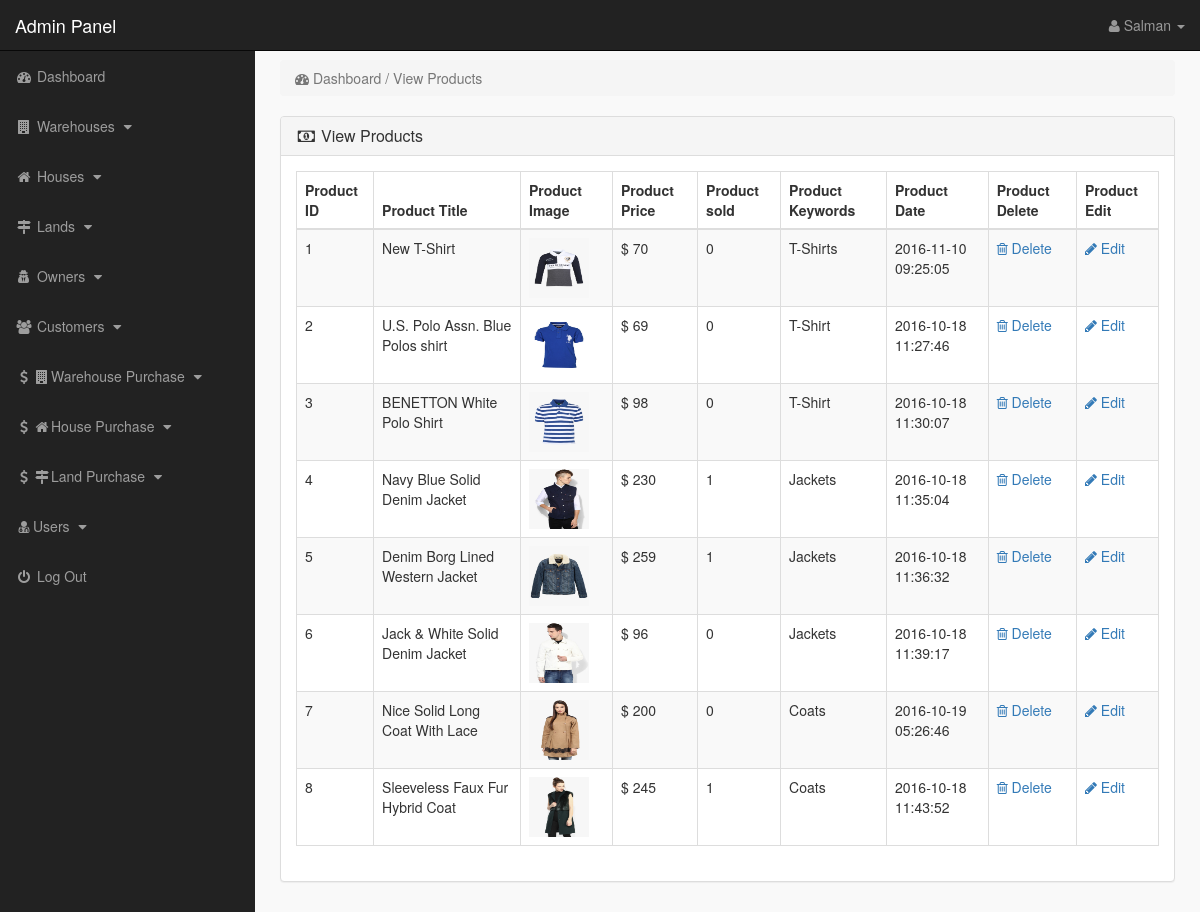
The page /index.php?view_products (signed in) on the database its author committed.
### tables this page shows
CREATE TABLE IF NOT EXISTS `products` (
`product_id` int(10) NOT NULL,
  `p_cat_id` int(10) NOT NULL,
  `cat_id` int(10) NOT NULL,
  `date` timestamp NOT NULL DEFAULT CURRENT_TIMESTAMP ON UPDATE CURRENT_TIMESTAMP,
  `product_title` text NOT NULL,
  `product_img1` text NOT NULL,
  `product_img2` text NOT NULL,
  `product_img3` text NOT NULL,
  `product_price` int(10) NOT NULL,
  `product_desc` text NOT NULL,
  `product_keywords` text NOT NULL
);

### view_products.php (the view, shortened to what this page needs)
<?php
if (!isset($_SESSION['admin_email'])) {
    echo "<script>window.open('login.php','_self')</script>";
} else {
    ?>
    <div class="row">
        <div class="col-lg-12">
            <ol class="breadcrumb">
                <li class="active">
                    <i class="fa fa-dashboard"></i> Dashboard / View Products
                </li>
            </ol>
        </div>
    </div>
    <div class="row">
        <div class="col-lg-12">
            <div class="panel panel-default">
                <div class="panel-heading">
                    <h3 class="panel-title">
                        <i class="fa fa-money fa-fw"></i> View Products
                    </h3>
                </div>
                <div class="panel-body">
                    <div class="table-responsive">
                        <table class="table table-bordered table-hover table-striped">
                            <thead>
                            <tr>
                                <th>Product ID</th>
                                <th>Product Title</th>
                                <th>Product Image</th>
                                <th>Product Price</th>
                                <th>Product sold</th>
                                <th>Product Keywords</th>
                                <th>Product Date</th>
                                <th>Product Delete</th>
                                <th>Product Edit</th>
                            </tr>
                            </thead>
                            <tbody>
                            <?php
                            $i = 0;
                            $get_pro = "select * from products";
                            $run_pro = mysqli_query($con, $get_pro);
                            while ($row_pro = mysqli_fetch_array($run_pro)) {
                                $pro_id = $row_pro['product_id'];
                                $pro_title = $row_pro['product_title'];
                                $pro_image = $row_pro['product_img1'];
                                $pro_price = $row_pro['product_price'];
                                $pro_keywords = $row_pro['product_keywords'];
                                $pro_date = $row_pro['date'];
                                $i++;
                                ?>
                                <tr>
                                    <td><?php echo $i; ?></td>
                                    <td><?php echo $pro_title; ?></td>
                                    <td>
                                        <img class="image3" src="product_images/<?php echo $pro_image; ?>" width="60" height="60"></td>
                                    <td>$ <?php echo $pro_price; ?></td>
                                    <td>
                                        <?php
                                        $get_sold = "select * from pending_orders where product_id='$pro_id'";
                                        $run_sold = mysqli_query($con, $get_sold);
                                        $count = mysqli_num_rows($run_sold);
                                        echo $count;
                                        ?>
                                    </td>
                                    <td> <?php echo $pro_keywords; ?> </td>
                                    <td><?php echo $pro_date; ?></td>
                                    <td>
                                        <a href="index.php?delete_product=<?php echo $pro_id; ?>">
                                            <i class="fa fa-trash-o"> </i> Delete
                                        </a>
                                    </td>
                                    <td>
                                        <a href="index.php?edit_product=<?php echo $pro_id; ?>">
                                            <i class="fa fa-pencil"> </i> Edit
                                        </a>
                                    </td>
                                </tr>
                            <?php } ?>
                            </tbody>
                        </table>
                    </div>
                </div>
            </div>
        </div>
    </div>
<?php } ?>

### index.php (shortened to what this page needs)
<?php
include("includes/db.php");
if (!isset($_SESSION['admin_email'])) {
    echo "<script>window.open('login.php','_self')</script>";
} else {
    ?>
    <?php
    $admin_session = $_SESSION['admin_email'];
    $get_admin = "select * from admins  where admin_email='$admin_session'";
    $run_admin = mysqli_query($con, $get_admin);
    $row_admin = mysqli_fetch_array($run_admin);
    $admin_name = $row_admin['admin_name'];
    ?>
    <!DOCTYPE html>
    <html>
    <head>
        <link href="css/bootstrap.min.css" rel="stylesheet">
        <link href="css/style.css" rel="stylesheet">
        <link href="font-awesome/css/font-awesome.min.css" rel="stylesheet">
    </head>
    <body>
    <div id="wrapper">
        <?php include("includes/sidebar.php"); ?>
        <div id="page-wrapper">
            <div class="container-fluid">
                <?php
                if (isset($_GET['view_products'])) {
                    include("view_products.php");
                }
                ?>
            </div>
        </div>
    </div>
    </body>
    </html>
<?php } ?>

### includes/sidebar.php (shortened to what this page needs)
<?php
if (!isset($_SESSION['admin_email'])) {
    echo "<script>window.open('login.php','_self')</script>";
} else {
    ?>
    <nav class="navbar navbar-inverse navbar-fixed-top">
        <div class="navbar-header">
            <a class="navbar-brand" href="index.php?dashboard">Admin Panel</a>
        </div>
        <ul class="nav navbar-right top-nav">
            <li class="dropdown">
                <a href="#" class="dropdown-toggle" data-toggle="dropdown">
                    <i class="fa fa-user"></i>
                    <?php echo $admin_name; ?> <b class="caret"></b>
                </a>
            </li>
        </ul>
        <div class="collapse navbar-collapse navbar-ex1-collapse">
            <ul class="nav navbar-nav side-nav">
                <li>
                    <a href="index.php?dashboard">
                        <i class="fa fa-fw fa-dashboard"></i> Dashboard
                    </a>
                </li>
                <li class="item" id='ware' data-toggle="collapse" data-target="#warehouses">
                    <a href="#ware" class="">
                        <i class="fa fa-fw fa-building"></i> Warehouses
                        <i class="fa fa-fw fa-caret-down"></i>
                    </a>
                </li>
                <li class="item" id='house' data-toggle="collapse" data-target="#houses">
                    <a href="#house" class="">
                        <i class="fa fa-fw fa-home"></i> Houses
                        <i class="fa fa-fw fa-caret-down"></i>
                    </a>
                </li>
                <li class="item" id='land' data-toggle="collapse" data-target="#lands">
                    <a href="#land" class="">
                        <i class="fa fa-fw fa-map-signs"></i> Lands
                        <i class="fa fa-fw fa-caret-down"></i>
                    </a>
                </li>
                <li class="item" id='owner' data-toggle="collapse" data-target="#owners">
                    <a href="#owner" class="">
                        <i class="fa fa-fw fa-user-secret"></i> Owners
                        <i class="fa fa-fw fa-caret-down"></i>
                    </a>
                </li>
                <li class="item" id='customer' data-toggle="collapse" data-target="#customers">
                    <a href="#customer" class="">
                        <i class="fa fa-fw fa-users"></i> Customers
                        <i class="fa fa-fw fa-caret-down"></i>
                    </a>
                </li>
                <li class="item" id='purchase_w' data-toggle="collapse" data-target="#purchases_w">
                    <a href="#purchase_w" class="">
                        <i class="fa fa-fw fa-dollar"></i><i class="fa fa-fw fa-building"></i>Warehouse Purchase
                        <i class="fa fa-fw fa-caret-down"></i>
                    </a>
                </li>
                <li class="item" id='purchase_h' data-toggle="collapse" data-target="#purchases_h">
                    <a href="#purchase_h" class="">
                        <i class="fa fa-fw fa-dollar"></i><i class="fa fa-fw fa-home"></i>House Purchase
                        <i class="fa fa-fw fa-caret-down"></i>
                    </a>
                </li>
                <li class="item" id='purchase_l' data-toggle="collapse" data-target="#purchases_l">
                    <a href="#purchase_l" class="">
                        <i class="fa fa-fw fa-dollar"></i><i class="fa fa-fw fa-map-signs"></i>Land Purchase
                        <i class="fa fa-fw fa-caret-down"></i>
                    </a>
                </li>
                <li class="item" id='user' data-toggle="collapse" data-target="#users">
                    <a href="#user" class="">
                        <i class="fa fa-fw fa-user-md"></i></i>Users
                        <i class="fa fa-fw fa-caret-down"></i>
                    </a>
                </li>
                <li>
                    <a href="logout.php">
                        <i class="fa fa-fw fa-power-off"></i> Log Out
                    </a>
                </li>
            </ul>
        </div>
    </nav>
<?php } ?>

### css/style.css (style rules this page uses)
body { margin-top: 100px; }
@media (min-width: 768px) { body { margin-top: 50px; } }
#wrapper { padding-left: 0; }
#page-wrapper { width: 100%; padding: 0; background-color: #F9F9F9; }
@media (min-width: 768px) { #wrapper { padding-left: 255px; } }
@media (min-width: 768px) { #page-wrapper { padding: 10px; } }
.top-nav { padding: 0 15px; }
.top-nav > li { display: inline-block; float: left; }
.top-nav > li > a { padding-top: 15px; padding-bottom: 15px; line-height: 20px; color: #999; }
@media (min-width: 768px) { .side-nav { position: fixed; top: 51px; width: 255px; border-radius: 0; overflow-y: auto; background-color: #222; bottom: 0; overflow-x: hidden; padding-bottom: 40px; } }
@media (min-width: 768px) { .side-nav > li > a { width: 255px; } }
.panel-body { border-radius: 5px; }

### view_products.php (style rules this page uses)
.image3 { -webkit-transition: all 0.7s ease; transition: all 0.7s ease; }

### rows shown on the page
products: product_title "New T-Shirt", product_img1 (picture), product_price "70", count "0", product_keywords "T-Shirts", date "2016-11-10 09:25:05"
products: product_title "U.S. Polo Assn. Blue Polos shirt", product_img1 (picture), product_price "69", count "0", product_keywords "T-Shirt", date "2016-10-18 11:27:46"
products: product_title "BENETTON White Polo Shirt", product_img1 (picture), product_price "98", count "0", product_keywords "T-Shirt", date "2016-10-18 11:30:07"
products: product_title "Navy Blue Solid Denim Jacket", product_img1 (picture), product_price "230", count "1", product_keywords "Jackets", date "2016-10-18 11:35:04"
products: product_title "Denim Borg Lined Western Jacket", product_img1 (picture), product_price "259", count "1", product_keywords "Jackets", date "2016-10-18 11:36:32"
products: product_title "Jack & White Solid Denim Jacket", product_img1 (picture), product_price "96", count "0", product_keywords "Jackets", date "2016-10-18 11:39:17"
products: product_title "Nice Solid Long Coat With Lace", product_img1 (picture), product_price "200", count "0", product_keywords "Coats", date "2016-10-19 05:26:46"
products: product_title "Sleeveless Faux Fur Hybrid Coat", product_img1 (picture), product_price "245", count "1", product_keywords "Coats", date "2016-10-18 11:43:52"

### other values the page prints
$admin_name "Salman"
